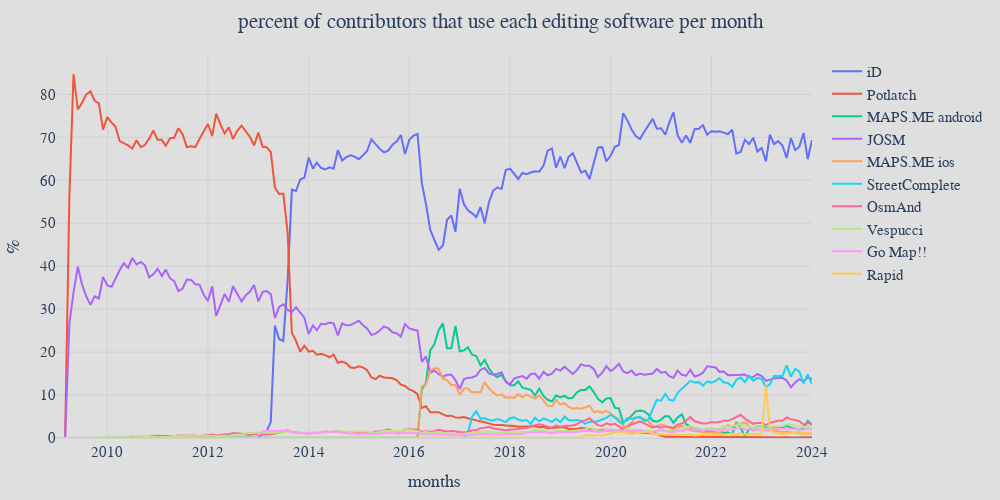

The notebook cell this image was saved under:
### Code cell
plot_config = util.get_plot_config("created_by_top_10_contributor_count_monthly_percent", "percent of contributors that use each editing software per month", y_unit="%")
util.save_plot_config(plot_config)
util.show_plot(plot_config)

### Figure 1 — Plotly figure (JSON) as saved in the notebook; plotly's stock layout.template omitted (floating-point values rounded to 4 significant figures; data arrays with more than 128 entries replaced by an {"elided": "..."} marker saying what was removed)
{"data": [{"hovertemplate": "%{x}<br>%{y:,} %", "mode": "lines", "name": "iD", "type": "scatter", "x": {"elided": "181 str values"}, "y": {"elided": "181 float values"}}, {"hovertemplate": "%{x}<br>%{y:,} %", "mode": "lines", "name": "Potlatch", "type": "scatter", "x": {"elided": "181 str values"}, "y": {"elided": "181 float values"}}, {"hovertemplate": "%{x}<br>%{y:,} %", "mode": "lines", "name": "MAPS.ME android", "type": "scatter", "x": {"elided": "181 str values"}, "y": {"elided": "181 float values"}}, {"hovertemplate": "%{x}<br>%{y:,} %", "mode": "lines", "name": "JOSM", "type": "scatter", "x": {"elided": "181 str values"}, "y": {"elided": "181 float values"}}, {"hovertemplate": "%{x}<br>%{y:,} %", "mode": "lines", "name": "MAPS.ME ios", "type": "scatter", "x": {"elided": "181 str values"}, "y": {"elided": "181 float values"}}, {"hovertemplate": "%{x}<br>%{y:,} %", "mode": "lines", "name": "StreetComplete", "type": "scatter", "x": {"elided": "181 str values"}, "y": {"elided": "181 float values"}}, {"hovertemplate": "%{x}<br>%{y:,} %", "mode": "lines", "name": "OsmAnd", "type": "scatter", "x": {"elided": "181 str values"}, "y": {"elided": "181 float values"}}, {"hovertemplate": "%{x}<br>%{y:,} %", "mode": "lines", "name": "Vespucci", "type": "scatter", "x": {"elided": "181 str values"}, "y": {"elided": "181 float values"}}, {"hovertemplate": "%{x}<br>%{y:,} %", "mode": "lines", "name": "Go Map!!", "type": "scatter", "x": {"elided": "181 str values"}, "y": {"elided": "181 float values"}}, {"hovertemplate": "%{x}<br>%{y:,} %", "mode": "lines", "name": "Rapid", "type": "scatter", "x": {"elided": "181 str values"}, "y": {"elided": "181 float values"}}], "layout": {"autosize": false, "font": {"family": "Times", "size": 15}, "height": 500, "margin": {"b": 55, "l": 55, "r": 55, "t": 55}, "paper_bgcolor": "#dfdfdf", "plot_bgcolor": "#dfdfdf", "title": {"text": "percent of contributors that use each editing software per month", "x": 0.5, "xanchor": "center"}, "width": 1000, "xaxis": {"gridcolor": "#d1d1d1", "linecolor": "#d1d1d1", "title": {"text": "months"}}, "yaxis": {"gridcolor": "#d1d1d1", "rangemode": "tozero", "title": {"text": "%"}}}}
